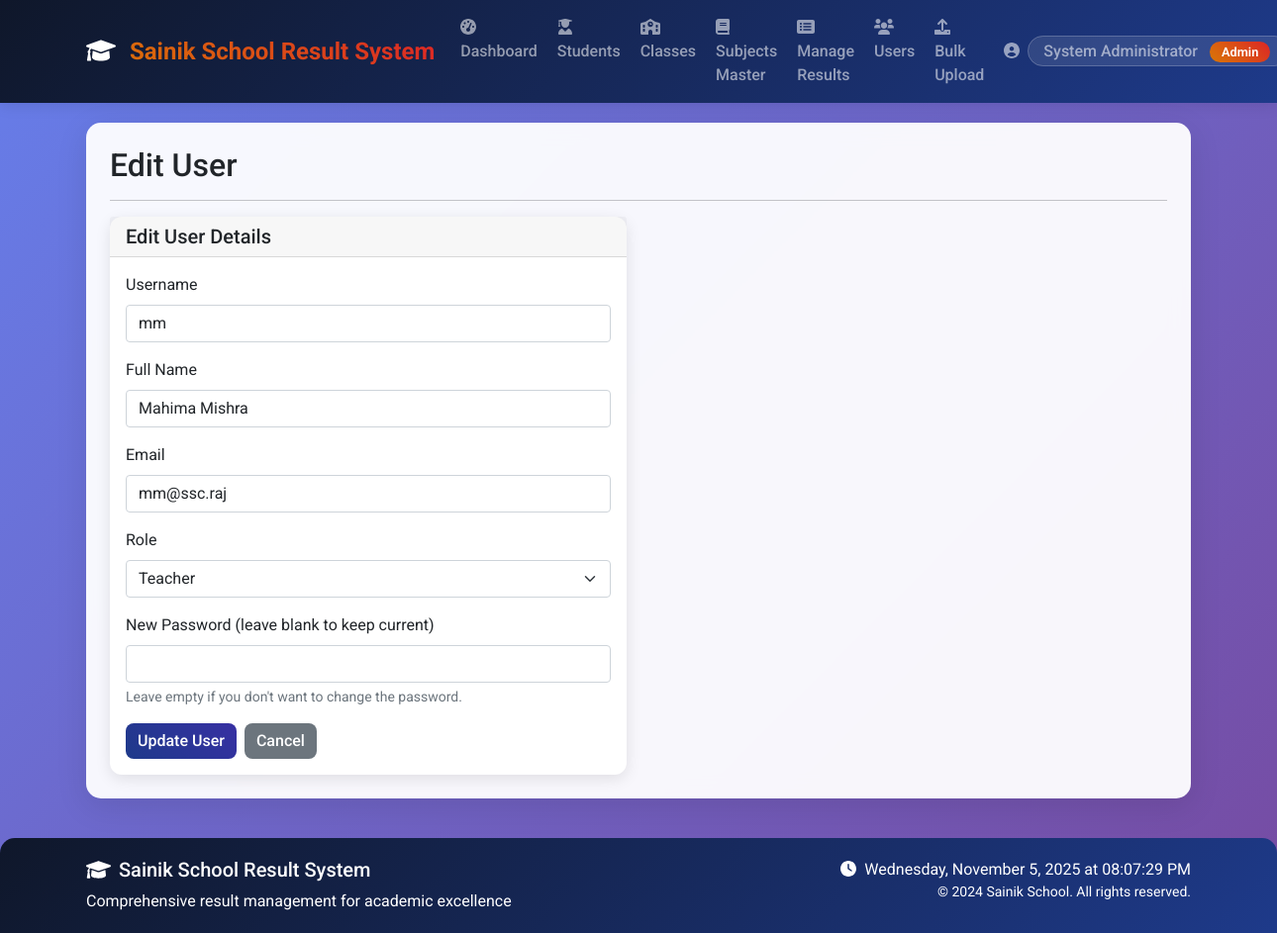
The app's page /admin/edit_user/26 (signed in) with its own data.
### tables this page shows
CREATE TABLE users (
            id INTEGER PRIMARY KEY AUTOINCREMENT,
            username TEXT UNIQUE NOT NULL,
            password TEXT NOT NULL,
            role TEXT NOT NULL CHECK(role IN ('admin', 'teacher', 'student')),
            name TEXT NOT NULL,
            email TEXT,
            created_at TIMESTAMP DEFAULT CURRENT_TIMESTAMP
        , student_id INTEGER REFERENCES students(id));

### app.py (the view)
@app.route('/admin/edit_user/<int:user_id>')
@login_required
def edit_user(user_id):
    if current_user.role != 'admin':
        flash('Access denied!', 'danger')
        return redirect(url_for('index'))
    user = User.get_by_id(user_id)
    if not user:
        flash('User not found!', 'danger')
        return redirect(url_for('manage_users'))
    if user.role == 'student':
        student_profile = Student.get_student_by_user_id(user_id)
        if student_profile:
            return redirect(url_for('edit_student', student_id=student_profile['id']))
        else:
            flash('This student has no profile. Editing basic user info.', 'warning')
    return render_template('edit_user.html', user=user)

### app.py (called while the page is built)
@login_manager.user_loader
def load_user(user_id):
    return LoginUser.get(user_id)

### auth.py (called while the page is built)
    @staticmethod
    def get(user_id):
        user = User.get_by_id(user_id)
        if user:
            return LoginUser(user.id, user.username, user.role, user.name)
        return None

### database.py (called while the page is built)
def get_db_connection():
    conn = sqlite3.connect('school_results.db')
    conn.row_factory = sqlite3.Row
    return conn

### models.py (called while the page is built)
    @staticmethod
    def get_by_id(user_id):
        conn = get_db_connection()
        user = conn.execute(
            'SELECT * FROM users WHERE id = ?', (user_id,)
        ).fetchone()
        conn.close()
        if user:
            return User(
                id=user['id'],
                username=user['username'],
                password=user['password'],
                role=user['role'],
                name=user['name'],
                email=user['email']
            )
        return None

### templates/edit_user.html (shortened to what this page needs)
{% extends "base.html" %}
{% block content %}
<div class="row">
    <div class="col-12">
        <h2>Edit User</h2>
        <hr>
    </div>
</div>
<div class="row">
    <div class="col-md-6">
        <div class="card">
            <div class="card-header">
                <h5 class="card-title mb-0">Edit User Details</h5>
            </div>
            <div class="card-body">
                <form id="editUserForm">
                    <div class="mb-3">
                        <label for="username" class="form-label">Username</label>
                        <input type="text" class="form-control" id="username" name="username" value="{{ user.username }}" required>
                    </div>
                    <div class="mb-3">
                        <label for="name" class="form-label">Full Name</label>
                        <input type="text" class="form-control" id="name" name="name" value="{{ user.name }}" required>
                    </div>
                    <div class="mb-3">
                        <label for="email" class="form-label">Email</label>
                        <input type="email" class="form-control" id="email" name="email" value="{{ user.email }}">
                    </div>
                    <div class="mb-3">
                        <label for="role" class="form-label">Role</label>
                        <select class="form-select" id="role" name="role" required>
                            <option value="teacher" {% if user.role == 'teacher' %}selected{% endif %}>Teacher</option>
                        </select>
                    </div>
                    <div class="mb-3">
                        <label for="password" class="form-label">New Password (leave blank to keep current)</label>
                        <input type="password" class="form-control" id="password" name="password">
                        <div class="form-text">Leave empty if you don't want to change the password.</div>
                    </div>
                    <div class="d-flex gap-2">
                        <button type="submit" class="btn btn-primary">Update User</button>
                        <a href="{{ url_for('manage_users') }}" class="btn btn-secondary">Cancel</a>
                    </div>
                </form>
            </div>
        </div>
    </div>
</div>
{% endblock %}

### templates/base.html (shortened to what this page needs)
<!DOCTYPE html>
<html lang="en">
<head>
    <link href="https://cdn.jsdelivr.net/npm/bootstrap@5.1.3/dist/css/bootstrap.min.css" rel="stylesheet">
    <link rel="stylesheet" href="https://cdnjs.cloudflare.com/ajax/libs/font-awesome/6.0.0/css/all.min.css">
</head>
<body>
    <nav class="navbar navbar-expand-lg navbar-dark bg-primary sticky-top">
        <div class="container">
            <a class="navbar-brand" href="{{ url_for('index') }}">
                <i class="fas fa-graduation-cap me-2"></i>
                Sainik School Result System
            </a>
            <div class="collapse navbar-collapse" id="navbarNav">
                <ul class="navbar-nav me-auto">
                    {% if current_user.is_authenticated %}
                        {% if current_user.role == 'admin' %}
                            <li class="nav-item">
                                <a class="nav-link" href="{{ url_for('admin_dashboard') }}">
                                    <i class="fas fa-tachometer-alt me-1"></i>Dashboard
                                </a>
                            </li>
                            <li class="nav-item">
                                <a class="nav-link" href="{{ url_for('manage_students') }}">
                                    <i class="fas fa-user-graduate me-1"></i>Students
                                </a>
                            </li>
                            <li class="nav-item">
                                <a class="nav-link" href="{{ url_for('manage_classes') }}">
                                    <i class="fas fa-school me-1"></i>Classes
                                </a>
                            </li>
                            <li class="nav-item">
                                <a class="nav-link" href="{{ url_for('manage_subjects_master') }}">
                                    <i class="fas fa-book me-1"></i>Subjects Master
                                </a>
                            </li>
                            <li class="nav-item">
                                <a class="nav-link" href="{{ url_for('manage_all_results') }}">
                                    <i class="fas fa-list-alt me-1"></i>Manage Results
                                </a>
                            </li>
                            <li class="nav-item">
                                <a class="nav-link" href="{{ url_for('manage_users') }}">
                                    <i class="fas fa-users me-1"></i>Users
                                </a>
                            </li>
                            <li class="nav-item">
                                <a class="nav-link" href="{{ url_for('upload_data') }}">
                                    <i class="fas fa-upload me-1"></i>Bulk Upload
                                </a>
                            </li>
                        {% endif %}
                    {% endif %}
                </ul>
                <div class="navbar-nav ms-auto">
                    {% if current_user.is_authenticated %}
                        <div class="nav-item dropdown">
                            <a class="nav-link dropdown-toggle" href="#" id="navbarDropdown" role="button" data-bs-toggle="dropdown">
                                <i class="fas fa-user-circle me-1"></i>
                                <span class="welcome-text">
                                    {{ current_user.name }}
                                    <span class="role-badge ms-2">{{ current_user.role|title }}</span>
                                </span>
                            </a>
                        </div>
                    {% else %}
                        <a class="nav-link" href="{{ url_for('login') }}">
                            <i class="fas fa-sign-in-alt me-1"></i>Login
                        </a>
                    {% endif %}
                </div>
            </div>
        </div>
    </nav>
    <div class="container">
        <div class="main-container p-4">
            {% block content %}{% endblock %}
        </div>
    </div>
    <footer class="footer">
        <div class="container">
            <div class="row">
                <div class="col-md-6">
                    <h5><i class="fas fa-graduation-cap me-2"></i>Sainik School Result System</h5>
                    <p class="mb-0">Comprehensive result management for academic excellence</p>
                </div>
                <div class="col-md-6 text-md-end">
                    <p class="mb-0">
                        <i class="fas fa-clock me-1"></i>
                        <span id="current-time"></span>
                    </p>
                    <p class="mb-0 small">
                        &copy; 2024 Sainik School. All rights reserved.
                    </p>
                </div>
            </div>
        </div>
    </footer>
</body>
</html>

### templates/base.html (style rules this page uses)
:root { --sainik-blue: #1e3a8a; --sainik-red: #dc2626; --sainik-gold: #d97706; --sainik-dark: #0f172a; }
body { font-family: 'Roboto', sans-serif; background: linear-gradient(135deg, #667eea 0%, #764ba2 100%); min-height: 100vh; }
.main-container { background: rgba(255, 255, 255, 0.95); backdrop-filter: blur(10px); border-radius: 15px; box-shadow: 0 8px 32px rgba(0, 0, 0, 0.1); margin-top: 20px; margin-bottom: 20px; min-height: calc(100vh - 140px); }
.navbar-brand { font-weight: 700; font-size: 1.5rem; background: linear-gradient(45deg, var(--sainik-gold), var(--sainik-red)); -webkit-background-clip: text; -webkit-text-fill-color: transparent; background-clip: text; }
.navbar { background: linear-gradient(135deg, var(--sainik-dark), var(--sainik-blue)) !important; box-shadow: 0 2px 15px rgba(0, 0, 0, 0.1); }
.nav-link { font-weight: 500; transition: all 0.3s ease; border-radius: 5px; margin: 0 2px; }
.welcome-text { background: rgba(255, 255, 255, 0.1); padding: 5px 15px; border-radius: 20px; border: 1px solid rgba(255, 255, 255, 0.2); }
.footer { background: linear-gradient(135deg, var(--sainik-dark), var(--sainik-blue)); color: white; padding: 20px 0; margin-top: 40px; border-radius: 15px 15px 0 0; }
.role-badge { background: linear-gradient(45deg, var(--sainik-gold), var(--sainik-red)); color: white; padding: 3px 12px; border-radius: 15px; font-size: 0.8rem; font-weight: 600; }
.card { transition: all 0.3s ease; border: none; border-radius: 12px; box-shadow: 0 4px 15px rgba(0, 0, 0, 0.1); }
.btn { border-radius: 8px; font-weight: 500; transition: all 0.3s ease; border: none; }
.btn-primary { background: linear-gradient(45deg, var(--sainik-blue), #3730a3); }

### records on screen
users: name "System Administrator", role "Admin"
users: username "mm", name "Mahima Mishra", email "mm@ssc.raj", role "Teacher"
